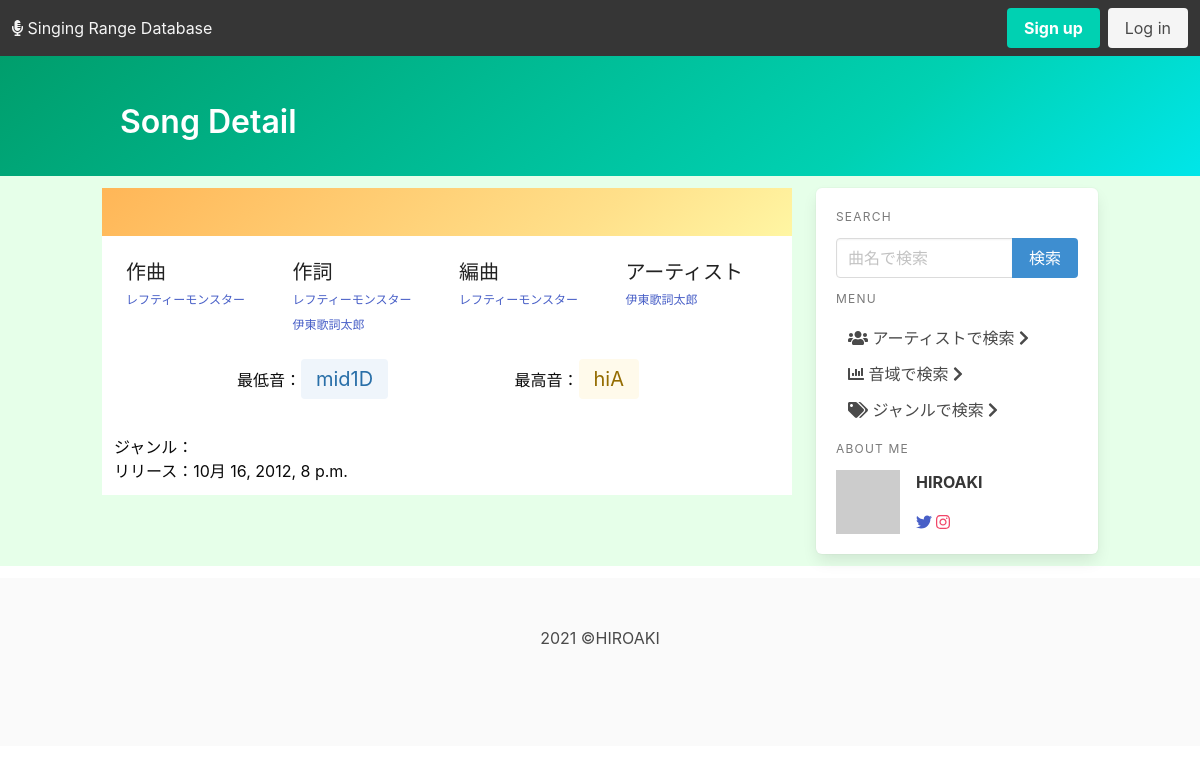
The page /ranges/ITKS/2/detail/ on the database its author committed.
### ranges/models.py (models this page shows, shortened)
class Artist(models.Model):
    artist_id = models.CharField(max_length=10, primary_key=True)
    artist_name = models.CharField("Artist's name", max_length=50)
    def __str__(self):
        return self.artist_name
    class Meta:
        ordering = ('artist_name', )

class Note(models.Model):
    note_id = models.CharField(max_length=5, primary_key=True)
    note_name = models.CharField(max_length=50)
    def __str__(self):
        return self.note_name

class Range(models.Model):
    song = models.ForeignKey(
        Song, on_delete=models.CASCADE, to_field="song_id", related_name="song")
    artist = models.ForeignKey(
        Artist, on_delete=models.CASCADE, to_field="artist_id", related_name="artist")
    performer = models.ManyToManyField(Artist, related_name="performer_name")
    lowest_note = models.ForeignKey(
        Note, on_delete=models.CASCADE, to_field="note_id", related_name="low_note")
    highest_note = models.ForeignKey(
        Note, on_delete=models.CASCADE, to_field="note_id", related_name="high_note")
    fake_note = models.ForeignKey(
        Note, on_delete=models.CASCADE, to_field="note_id", related_name="fake_note", null=True, blank=True)
    genre = models.ForeignKey(Genre, on_delete=models.CASCADE)
    release_date = models.DateTimeField('date released', null=True, blank=True)
    pub_date = models.DateTimeField(default=timezone.now())
    latest_update = models.DateTimeField('date update lately', auto_now=True)
    class Meta:
        unique_together = ['song', 'artist']

### ranges/views.py (the view)
# urls.py: path('<slug:artist_pk>/<slug:song_pk>/detail/', views.detail, name='detail'),
def detail(request, artist_pk, song_pk):
    try:
        artist = Artist.objects.get(pk=artist_pk)
        song = Song.objects.get(pk=song_pk)
        target = Range.objects.get(song=song, artist=artist)
        lowest_note = Note.objects.get(pk=target.lowest_note.pk)
        highest_note = Note.objects.get(pk=target.highest_note.pk)
    except Artist.DoesNotExist:
        context = queryError('artist_error')
    except Song.DoesNotExist:
        context = queryError('song_error')
    except Range.DoesNotExist:
        context = queryError('range_error')
    except Note.DoesNotExist:
        context = queryError('note_error')
    else:
        song_name = song.song_name
        composers = song.composer.all()
        lyricists = song.lyricist.all()
        arrangers = song.arranger.all()
        performers = target.performer.all()
        release = target.release_date
        genre = target.genre
        context = {
            'artist': artist,
            'song': song_name,
            'composers': composers,
            'lyricists': lyricists,
            'arrangers': arrangers,
            'highest_note': highest_note,
            'lowest_note': lowest_note,
            'target': target,
            'performers': performers,
            'genre': genre,
            'release': release,
        }
    return render(request, 'ranges/detail.html', context)

### ranges/templatetags/note_control.py (called while the page is built)
@register.filter
def color(pk):
    if pk.startswith('H4'):
        return 'is-danger'
    elif pk.startswith('H3'):
        return 'is-danger is-light'
    elif pk.startswith('H2'):
        return 'is-danger is-light'
    elif pk.startswith('H1'):
        return 'is-warning is-light'
    elif pk.startswith('M2'):
        return 'is-success is-light'
    elif pk.startswith('M1'):
        return 'is-info is-light'
    elif pk.startswith('L1'):
        return 'is-link is-light'
    elif pk.startswith('L2'):
        return 'is-link'
    elif pk.startswith('L3'):
        return 'is-link is-dark'
    elif pk.startswith('L4'):
        return 'is-link is-black'
    else:
        return 'is-light'

### ranges/templates/ranges/detail.html (shortened to what this page needs)
{% extends './base.html' %}
{% load note_control %}
{% block page_name %}Song Detail{% endblock page_name %}
{% block content %}
<div class="hero is-warning is-bold is-small">
    <div class="hero-body">
    </div>
</div>
<div class="hero is-white is-small">
    <div class="hero-body">
        <div class="container">
            <div class="columns">
                <div class="column">
                    <ul class="subtitle is-5">
                        作曲
                        {% for composer in composers %}
                        <li><a href="#" class="has-text-link subtitle is-7"> {{composer.artist_name}}</a></li>
                        {% endfor %}
                    </ul>
                </div>
                <div class="column">
                    <ul class="subtitle is-5">
                        作詞
                        {% for lyricist in lyricists %}
                        <li><a href="#" class="has-text-link subtitle is-7"> {{lyricist.artist_name}}</a></li>
                        {% endfor %}
                    </ul>
                </div>
                {% if arrangers %}
                <div class="column">
                    <ul class="subtitle is-5">
                        編曲
                        {% for arranger in arrangers %}
                        <li><a href="#" class="has-text-link subtitle is-7"> {{arranger.artist_name}}</a></li>
                        {% endfor %}
                    </ul>
                </div>
                {% endif %}
                {% if genre.pk == "VC" %}
                <div class="column">
                    <ul class="subtitle is-5">
                        ボーカロイド
                        {% for performer in performers %}
                        <div class="card is-shadowless">
                            <li><a href="#" class="has-text-link subtitle is-7"> {{performer.artist_name}}</a></li>
                        </div>
                        {% endfor %}
                    </ul>
                </div>
                {% else %}
                <div class="column">
                    <ul class="subtitle is-5">
                        アーティスト
                        {% for performer in performers %}
                        <div class="card is-shadowless">
                            <li><a href="#" class="has-text-link subtitle is-7">
                                    {{performer.artist_name}}</a></li>
                        </div>
                        {% endfor %}
                    </ul>
                </div>
                {% endif %}
            </div>
            <div class="columns is-6">
                <div class="column is-offset-2">
                    最低音：<a href="{% url 'ranges:result_range' lowest_note.pk %}"
                        class="tag {{ lowest_note.pk | color }} is-large">{{lowest_note}}</a>
                </div>
                <div class="column is-5 is-offset-1">
                    最高音：<a href="{% url 'ranges:result_range' highest_note.pk %}"
                        class="tag {{ highest_note.pk | color }} is-large"> {{highest_note}}</a>
                </div>
            </div>
        </div>
    </div>
    <div class="hero-footer">
        <div class="column">
            <ul>
                <li>ジャンル：<a href="#">{{genre.genre_name}}</a></li>
                {% if release %}
                <li>リリース：{{release}}</li>
                {% endif %}
            </ul>
        </div>
    </div>
</div>
{% endblock content %}

### rows shown on the page
Artist: artist_name "レフティーモンスター"
Artist: artist_name "伊東歌詞太郎"
Note: note_name "mid1D"
Note: note_name "hiA"
Range: release_date "10月 16, 2012, 8 p.m."
